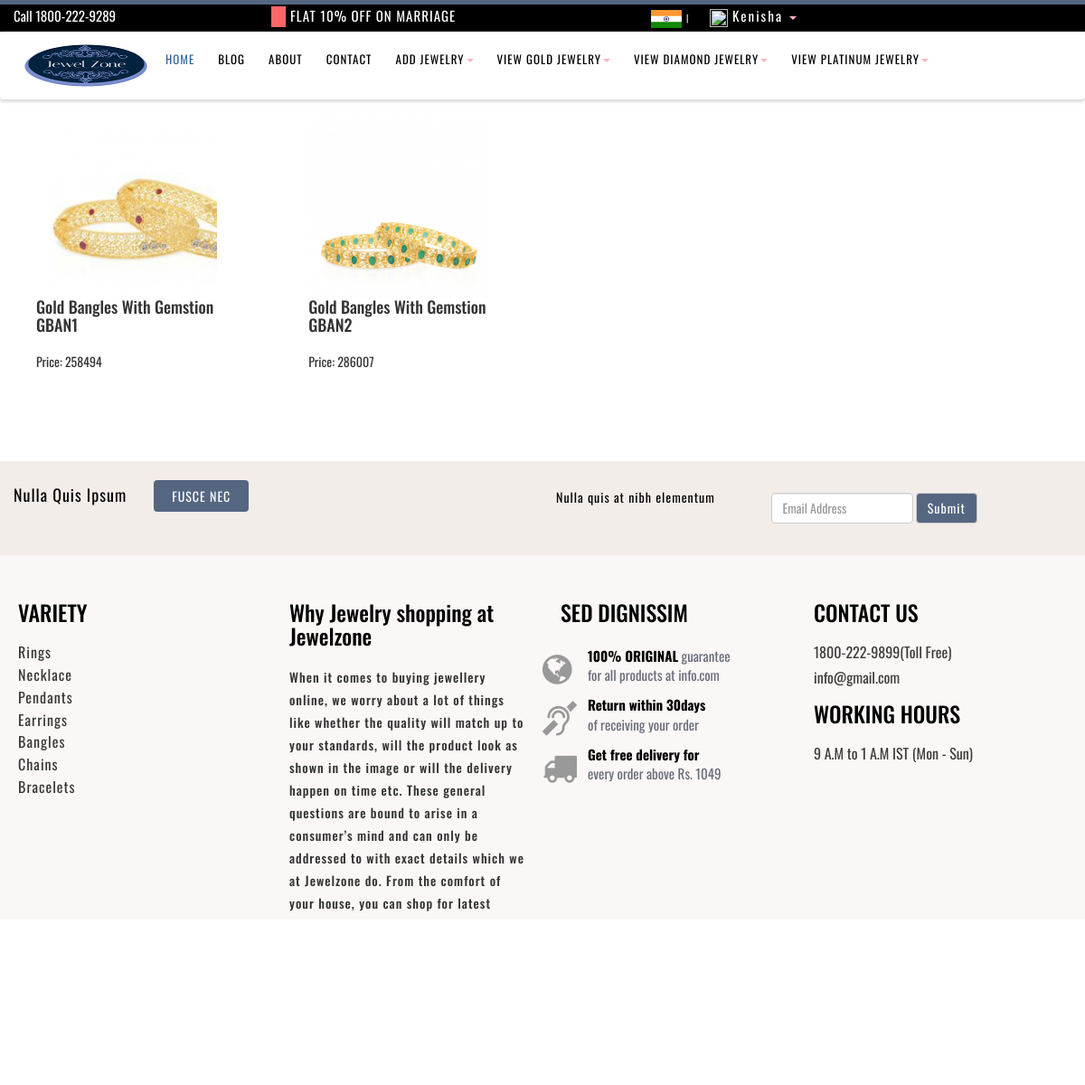
/view_gold_bangles/ (signed in), run on the app's committed database.
### jewelzone/models.py (models this page shows, shortened)
class User(models.Model):
    fname = models.CharField(max_length=50)
    lname = models.CharField(max_length=50)
    email = models.CharField(max_length=50)
    mobile = models.CharField(max_length=50)
    password = models.CharField(max_length=50)
    cpassword = models.CharField(max_length=50)
    usertype = models.CharField(max_length=50,default="user")
    user_image = models.ImageField(upload_to='user_image/',default='')

class Gold_jewelry(models.Model):
    CHOICES = (
        ("rings",'rings'),
        ("necklace",'necklace'),
        ("earrings",'earrings'),
        ("pendants",'pendants'),
        ("bangles",'bangles'),
        ("bracelet",'bracelet'),
        ("chains",'chains'),
    )
    METAL_COLOUR = (
        ("yellow",'yellow'),
        ("rose",'rose'),
        ("two_tone",'two_tone'),
    )
    GENDER = (
        ("men",'men'),
        ("women",'women'),
    )
    gold_category = models.CharField(max_length=50,choices=CHOICES,default="")
    gold_name = models.CharField(max_length=40)
    gold_des_code = models.CharField(max_length=10)
    gold_price = models.CharField(max_length=10)
    gold_gross = models.CharField(max_length=10)
    gold_net = models.CharField(max_length=10)
    gold_stone_wt = models.CharField(max_length=10,default="")
    gold_gender = models.CharField(max_length=20,choices=GENDER)
    gold_metal_colour = models.CharField(max_length=50,choices=METAL_COLOUR)
    gold_purity = models.CharField(max_length=10,default="22KT (916)")
    gold_certification = models.CharField(max_length=20,default="BIS Hallmark 916")
    gold_stock = models.CharField(max_length=20,default="Available")
    gold_image = models.ImageField(upload_to='gold_jewelry',default="")
    user = models.ForeignKey(User,on_delete=models.CASCADE,default="",null=True,blank=True)

### jewelzone/views.py (the view)
# urls.py: path('view_gold_bangles/',views.view_gold_bangles,name='view_gold_bangles'),
def view_gold_bangles(request):
    user = User.objects.get(email=request.session['email'])
    goldjew = Gold_jewelry.objects.filter(user=user,gold_category="bangles")
    return render(request,'gold/view_gold_bangles.html',{'goldjew':goldjew})

### jewelzone/templates/gold/view_gold_bangles.html (shortened to what this page needs)
{% extends 'seller_header.html' %}
{% load static %}
{% block content %}
<!DOCTYPE html>
<html lang="en">
<head>
    <link href="{% static 'css/bootstrap.min.css' %}" rel="stylesheet">
	<link href="{% static 'css/global.css' %}" rel="stylesheet">
	<link href="{% static 'css/index.css' %}" rel="stylesheet">
	<link href="{% static 'css/about.css' %}" rel="stylesheet">
	<link href="{% static 'css/shop.css' %}" rel="stylesheet">
	<link href="{% static 'css/contact.css' %}" rel="stylesheet">
	<link href="{% static 'css/blog.css' %}" rel="stylesheet">
	<link href="{% static 'css/detail.css' %}" rel="stylesheet">
	<link href="{% static 'css/shop_detail.css' %}" rel="stylesheet">
	<link rel="stylesheet" type="text/css" href="{% static 'css/font-awesome.min.css' %}">
</head>
<body>
<br>
        <div class="row" style="margin-left: 10px;">
            {% for gb in goldjew %}
            <div id="box" class="col-sm-3">
                <div class="container">
                    <div class="card">
                        <a href="{% url 'gold_product_detail' pk=gb.pk %}"><img class="card-img-top" src="{{gb.gold_image.url}}" alt="Card image" width="200px" height="200px"></a>
                        <div class="card-body">
                            <h4 class="card-title">{{gb.gold_name}}</h4><br>
                            <p class="card-text">Price: {{gb.gold_price}}</p><br>
                        </div>
                    </div>
                </div>
            </div>
            {% endfor %}
        </div>
        <br><br><br><br>
    {% include 'footer.html' %}
</body>
</html>
{% endblock %}

### jewelzone/templates/seller_header.html (shortened to what this page needs)
{% load static %}
<!DOCTYPE html>
<html lang="en">
<head>
	<link href="{% static 'css/bootstrap.min.css' %}" rel="stylesheet">
	<link href="{% static 'css/global.css' %}" rel="stylesheet">
	<link href="{% static 'css/index.css' %}" rel="stylesheet">
	<link href="{% static 'css/about.css' %}" rel="stylesheet">
	<link href="{% static 'css/shop.css' %}" rel="stylesheet">
	<link href="{% static 'css/contact.css' %}" rel="stylesheet">
	<link href="{% static 'css/blog.css' %}" rel="stylesheet">
	<link href="{% static 'css/detail.css' %}" rel="stylesheet">
	<link href="{% static 'css/shop_detail.css' %}" rel="stylesheet">
	<link rel="stylesheet" type="text/css" href="{% static 'css/font-awesome.min.css' %}">
</head>
<body>
	<section id="header" class="clearfix" style="background-color: black;">
		<div class="container">
			<div class="row">
				<div class="header_top clearfix">
					<div class="col-sm-3 header_top_left clearfix">
						<div class="header_top_left_inner clearfix" >
							<p><a href="#" style="font-size: 15px;">Call 1800-222-9289</a></p>
						</div>
					</div>
					<div class="col-sm-4 header_top_middle clearfix">
						<div class="header_top_middle_inner clearfix">
							<p><a href="#" style="font-size: 15px;"><span class="trouble_1"></span>FLAT 10% OFF ON MARRIAGE</a></p>
						</div>
					</div>
					<div class="col-sm-5 header_top_right clearfix">
						<div class="header_top_right_inner clearfix">
							<ul>
								<li><a href="#"><img src="{% static 'img/1.png' %}"></a><span class="trouble_2">|</span>
								</li>
								<li class="dropdown" style="margin-left: 15px;">
									<a class="tag_menu" href="#" data-toggle="dropdown" role="button"
										aria-expanded="false" style="font-size: 15px;"><img src="{{user.user_image.url}}" height="20px" width="20px"> {{request.session.fname}} <span class="caret"></span></a>
								</li>
							</ul>
						</div>
					</div>
				</div>
			</div>
		</div>
	</section>
	<section id="header_2" class="cd-secondary-nav">
		<nav class="navbar navbar-default">
			<div class="container-fluid">
				<div class="navbar-header page-scroll">
					<a class="navbar-brand" href="index.html"><img src="{% static 'img/2.png' %}"
							style="width: 150px; height: 75px;"></a>
				</div>
				<div class="collapse navbar-collapse" id="bs-example-navbar-collapse-1">
					<ul class="nav navbar-nav">
						<li>
							<a class="tag_menu active_tab" href="{% url 'seller_index' %}">HOME</a>
						</li>
						<li>
                        	<a class="tag_menu" href="{% url 'blog' %}">BLOG</a>
                    	</li>
						<li>
                        <a class="tag_menu" href="{% url 'about' %}">ABOUT</a>
                   		 </li>
					 <li>
                        <a class="tag_menu" href="{% url 'contact' %}">CONTACT</a>
                    </li>
					<li class="dropdown">
						<a class="tag_menu" href="#" data-toggle="dropdown" role="button"
							aria-expanded="false">ADD JEWELRY<span class="caret"></span></a>
					</li>
                        <li class="dropdown">
							<a class="tag_menu" href="#" data-toggle="dropdown" role="button"
								aria-expanded="false">VIEW GOLD JEWELRY<span class="caret"></span></a>
                        </li>
                        <li class="dropdown">
							<a class="tag_menu" href="#" data-toggle="dropdown" role="button"
								aria-expanded="false">VIEW DIAMOND JEWELRY<span class="caret"></span></a>
						</li>
						<li class="dropdown">
							<a class="tag_menu" href="#" data-toggle="dropdown" role="button"
								aria-expanded="false">VIEW PLATINUM JEWELRY<span class="caret"></span></a>
						</li>
					</ul>
				</div>
			</div>
		</nav>
	</section>
  {% block content %}
  {% endblock %}
  </body>
  </html>

### jewelzone/static/css/global.css (style rules this page uses)
body { font-family: 'Oswald', sans-serif }
h1,h2,h3,h4,h5,h6 { padding:0; margin:0; }
ul { padding:0; margin:0; list-style:none; }
p { padding:0; margin:0; }
.active_tab { color:#c08585!important; }
#header { background: #556681; border-top: 5px solid #556681; height:35px; padding-top:2px; }
.header_top_left_inner p a { font-size:14px; color:#FFFFFF; }
.header_top_middle { padding:0; margin:0; }
.header_top_middle_inner p a { font-size:14px; color:#FFFFFF; letter-spacing:1px; }
.header_top_middle_inner p .trouble_1 { padding:3px 8px; margin-right:10px; background:#FF6666; font-weight:600; font-size:12px; color:#FFFFFF; }
.header_top_right_inner ul li { display:inline-block; margin-left:5px; }
.header_top_right_inner ul li a { font-size:12px; color:#FFFFFF; letter-spacing:2px; }
.header_top_right_inner ul li .trouble_2 { margin-left:10px; margin-right:10px; color:#FFFFFF; font-size:10px; }
#header_2 .navbar-default { background-color: #fff; border: none!important; min-height: 75px; padding-bottom:10px; box-shadow: 0px 2px 4px #ccc; margin-bottom:0!important; }
#header_2 .navbar-brand { padding: 0px; margin-left:15px!important; }
#header_2 .navbar-nav { margin-left: 100px; margin-top: 10px; }
#header_2 .navbar-default .navbar-nav .active_tab { color:#336699!important; }
#header_2 .navbar-default .navbar-nav li .tag_menu { color: #000; font-size: 16px; letter-spacing: 1px; }
@media (min-width:961px) and (max-width:1200px) { .container { width: auto; } }
@media (min-width:961px) and (max-width:1200px) { .header_top_middle_inner p a { font-size: 11px; } }
@media (min-width:961px) and (max-width:1200px) { .header_top_middle_inner p .trouble_1 { margin-right: 5px; font-size: 12px; } }
@media (min-width:961px) and (max-width:1200px) { .header_top_right_inner ul li .trouble_2 { margin-left: 5px; margin-right: 5px; } }
@media (min-width:961px) and (max-width:1200px) { .header_top_right_inner ul li a { font-size: 10px; } }
@media (min-width:961px) and (max-width:1200px) { #header_2 .navbar-brand { margin-left: 5px!important; } }
@media (min-width:961px) and (max-width:1200px) { #header_2 .navbar-brand img { width:80%; } }
@media (min-width:961px) and (max-width:1200px) { #header_2 .navbar-nav { margin-left: 0px; } }
@media (min-width:961px) and (max-width:1200px) { #header_2 .navbar-default .navbar-nav li .tag_menu { font-size: 13px; padding:10px 13px; } }

### jewelzone/static/css/index.css (style rules this page uses)
body { font-family: 'Oswald', sans-serif }
h1,h2,h3,h4,h5,h6 { padding:0; margin:0; }
ul { padding:0; margin:0; list-style:none; }
p { padding:0; margin:0; }
.active_tab { color:#c08585!important; }

### jewelzone/static/css/about.css (style rules this page uses)
body { font-family: 'Oswald', sans-serif }
h1,h2,h3,h4,h5,h6 { padding:0; margin:0; }
ul { padding:0; margin:0; list-style:none; }
p { padding:0; margin:0; }
.active_tab { color:#c08585!important; }

### jewelzone/static/css/shop.css (style rules this page uses)
body { font-family: 'Oswald', sans-serif }
h1,h2,h3,h4,h5,h6 { padding:0; margin:0; }
ul { padding:0; margin:0; list-style:none; }
p { padding:0; margin:0; }
.active_tab { color:#c08585!important; }

### jewelzone/static/css/contact.css (style rules this page uses)
body { font-family: 'Oswald', sans-serif }
h1,h2,h3,h4,h5,h6 { padding:0; margin:0; }
ul { padding:0; margin:0; list-style:none; }
p { padding:0; margin:0; }
.active_tab { color:#c08585!important; }

### jewelzone/static/css/blog.css (style rules this page uses)
body { font-family: 'Oswald', sans-serif }
h1,h2,h3,h4,h5,h6 { padding:0; margin:0; }
ul { padding:0; margin:0; list-style:none; }
p { padding:0; margin:0; }
.active_tab { color:#c08585!important; }

### jewelzone/static/css/detail.css (style rules this page uses)
body { font-family: 'Oswald', sans-serif }
h1,h2,h3,h4,h5,h6 { padding:0; margin:0; }
ul { padding:0; margin:0; list-style:none; }
p { padding:0; margin:0; }
.active_tab { color:#c08585!important; }

### jewelzone/static/css/shop_detail.css (style rules this page uses)
body { font-family: 'Oswald', sans-serif }
h1,h2,h3,h4,h5,h6 { padding:0; margin:0; }
ul { padding:0; margin:0; list-style:none; }
p { padding:0; margin:0; }
.active_tab { color:#c08585!important; }
a:link { text-decoration:none; }

### jewelzone/templates/seller_header.html (style rules this page uses)
span { color: lightpink; }

### jewelzone/templates/gold/view_gold_bangles.html (style rules this page uses)
span { color: lightpink; }

### data on the page
User: session.fname "Kenisha"
Gold_jewelry: gold_image (picture), gold_name "Gold Bangles With Gemstion GBAN1", gold_price "258494"
Gold_jewelry: gold_image (picture), gold_name "Gold Bangles With Gemstion GBAN2", gold_price "286007"
